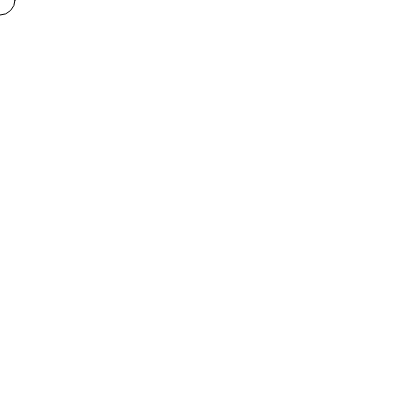
Frame 1 (no input)
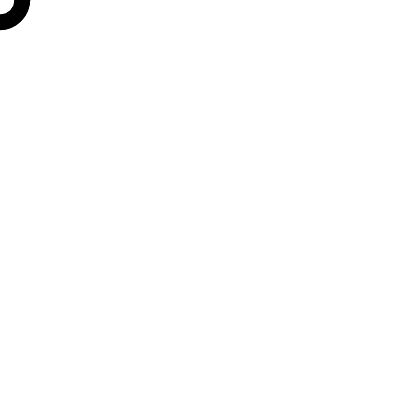
Frame 60 (no input)
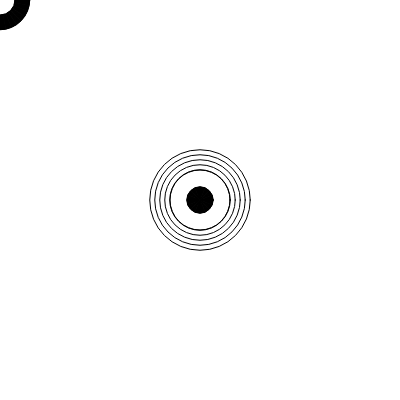
Frame 120 (the mouse pressed at the canvas centre since frame 60)

The p5.js sketch that drew these frames (run headless with seeded random() and noise() and a simulated clock; from frame 60 on, the mouse is pressed at the canvas centre):

// p5.js sketch
// ── sketch.js
let size = 30;

function setup() {
  createCanvas(400, 400);
}

function draw() {
  noFill();
  ellipse(mouseX, mouseY, size);    //why is 'size' by itself with no #

  if (size > 100){
    size = 0;
  }else if(size > 60){
    size = size + 10;
  }else{
    size = size + .5;
  }

}
